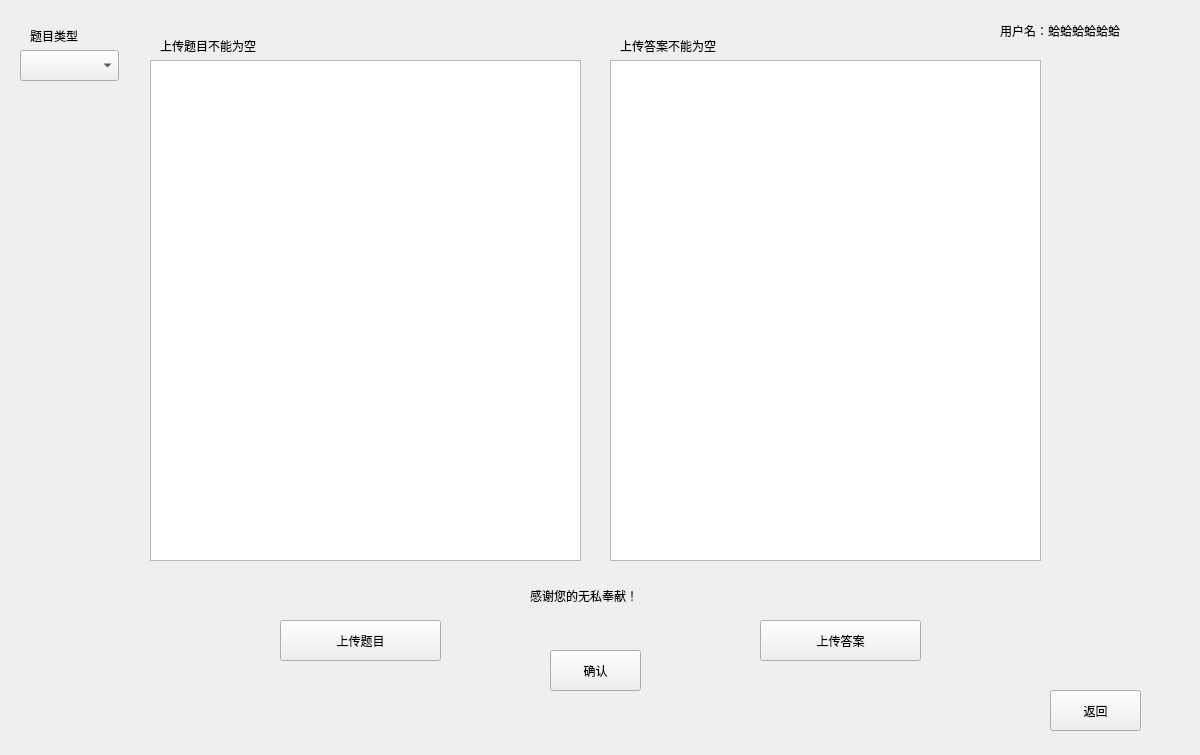
<?xml version="1.0" encoding="UTF-8"?>
<ui version="4.0">
 <class>ContributeForm</class>
 <widget class="QWidget" name="ContributeForm">
  <property name="geometry">
   <rect>
    <x>0</x>
    <y>0</y>
    <width>1200</width>
    <height>755</height>
   </rect>
  </property>
  <property name="windowTitle">
   <string>小航搜题-贡献题目</string>
  </property>
  <widget class="QTextEdit" name="questionTextEdit">
   <property name="geometry">
    <rect>
     <x>150</x>
     <y>60</y>
     <width>431</width>
     <height>501</height>
    </rect>
   </property>
   <property name="styleSheet">
    <string notr="true">font: 75 10pt &quot;Consolas&quot; rgb(241, 255, 235);</string>
   </property>
  </widget>
  <widget class="QLabel" name="userNamelabel">
   <property name="geometry">
    <rect>
     <x>1000</x>
     <y>10</y>
     <width>191</width>
     <height>41</height>
    </rect>
   </property>
   <property name="styleSheet">
    <string notr="true">font: 9pt &quot;Consolas&quot; rgb(255, 14, 30);</string>
   </property>
   <property name="text">
    <string>用户名：蛤蛤蛤蛤蛤蛤</string>
   </property>
  </widget>
  <widget class="QLabel" name="questionTipsLabel">
   <property name="geometry">
    <rect>
     <x>160</x>
     <y>30</y>
     <width>431</width>
     <height>31</height>
    </rect>
   </property>
   <property name="styleSheet">
    <string notr="true">font: 9pt &quot;Consolas&quot; rgb(255, 14, 30);</string>
   </property>
   <property name="text">
    <string>上传题目不能为空</string>
   </property>
  </widget>
  <widget class="QPushButton" name="openFileForQuestionButton">
   <property name="geometry">
    <rect>
     <x>280</x>
     <y>620</y>
     <width>161</width>
     <height>41</height>
    </rect>
   </property>
   <property name="styleSheet">
    <string notr="true">font: 75 10pt &quot;Consolas&quot; rgb(241, 255, 235);</string>
   </property>
   <property name="text">
    <string>上传题目</string>
   </property>
  </widget>
  <widget class="QTextEdit" name="answerTextEdit">
   <property name="geometry">
    <rect>
     <x>610</x>
     <y>60</y>
     <width>431</width>
     <height>501</height>
    </rect>
   </property>
   <property name="styleSheet">
    <string notr="true">font: 75 10pt &quot;Consolas&quot; rgb(241, 255, 235);</string>
   </property>
  </widget>
  <widget class="QPushButton" name="openFileForAnswerButton">
   <property name="geometry">
    <rect>
     <x>760</x>
     <y>620</y>
     <width>161</width>
     <height>41</height>
    </rect>
   </property>
   <property name="styleSheet">
    <string notr="true">font: 75 10pt &quot;Consolas&quot; rgb(241, 255, 235);</string>
   </property>
   <property name="text">
    <string>上传答案</string>
   </property>
  </widget>
  <widget class="QComboBox" name="questionTypeComboBox">
   <property name="geometry">
    <rect>
     <x>20</x>
     <y>50</y>
     <width>99</width>
     <height>31</height>
    </rect>
   </property>
   <property name="styleSheet">
    <string notr="true">font: 75 10pt &quot;Consolas&quot; rgb(241, 255, 235);</string>
   </property>
  </widget>
  <widget class="QPushButton" name="goBackButton">
   <property name="geometry">
    <rect>
     <x>1050</x>
     <y>690</y>
     <width>91</width>
     <height>41</height>
    </rect>
   </property>
   <property name="styleSheet">
    <string notr="true">font: 75 10pt &quot;Consolas&quot; rgb(241, 255, 235);</string>
   </property>
   <property name="text">
    <string>返回</string>
   </property>
  </widget>
  <widget class="QLabel" name="answerTipsLabel">
   <property name="geometry">
    <rect>
     <x>620</x>
     <y>30</y>
     <width>411</width>
     <height>31</height>
    </rect>
   </property>
   <property name="styleSheet">
    <string notr="true">font: 9pt &quot;Consolas&quot; rgb(255, 14, 30);</string>
   </property>
   <property name="text">
    <string>上传答案不能为空</string>
   </property>
  </widget>
  <widget class="QLabel" name="questionLabel">
   <property name="geometry">
    <rect>
     <x>30</x>
     <y>20</y>
     <width>81</width>
     <height>31</height>
    </rect>
   </property>
   <property name="styleSheet">
    <string notr="true">font: 75 10pt &quot;Consolas&quot; rgb(241, 255, 235);</string>
   </property>
   <property name="text">
    <string>题目类型</string>
   </property>
  </widget>
  <widget class="QPushButton" name="confirmButton">
   <property name="geometry">
    <rect>
     <x>550</x>
     <y>650</y>
     <width>91</width>
     <height>41</height>
    </rect>
   </property>
   <property name="styleSheet">
    <string notr="true">font: 75 10pt &quot;Consolas&quot; rgb(241, 255, 235);</string>
   </property>
   <property name="text">
    <string>确认</string>
   </property>
  </widget>
  <widget class="QLabel" name="thanksTipsLabel">
   <property name="geometry">
    <rect>
     <x>530</x>
     <y>580</y>
     <width>431</width>
     <height>31</height>
    </rect>
   </property>
   <property name="styleSheet">
    <string notr="true">font: 9pt &quot;Consolas&quot; rgb(255, 14, 30);</string>
   </property>
   <property name="text">
    <string>感谢您的无私奉献！</string>
   </property>
  </widget>
 </widget>
 <resources/>
 <connections/>
</ui>
